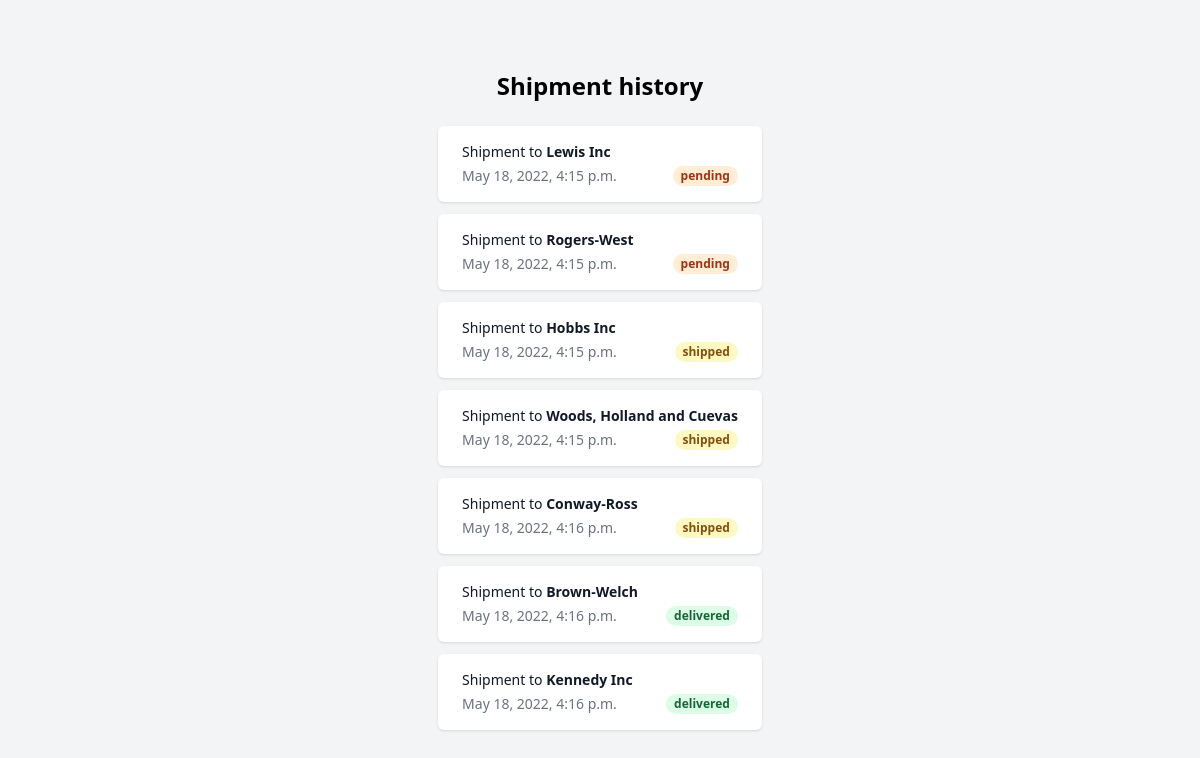
The page / on the database its author committed.
### shipments/models.py (models this page shows, shortened)
class Shipment(TimeStampedModel):
    STATUS = Choices("pending", "shipped", "delivered")
    shipping_address = models.TextField("Shipping address")
    billing_address = models.TextField("Billing address")
    products_price = models.DecimalField(decimal_places=8, max_digits=16)
    delivery_code = models.IntegerField()
    status = StatusField(choices=STATUS)
    user = models.ForeignKey("users.User", null=True, on_delete=models.SET_NULL)
    shipped_date = models.DateTimeField(null=True, blank=True)
    delivery_date = models.DateTimeField(null=True, blank=True)
    reference_id = models.CharField("Reference ID", max_length=20)

### users/models.py (models this page shows)
class User(AbstractUser):
    company = models.ForeignKey("users.Company", on_delete=models.CASCADE, null=True)

class Company(TimeStampedModel):
    name = models.CharField(max_length=1025)
    address = models.TextField()
    vat_id = models.CharField(max_length=255)

### shipments/views.py (the view)
# urls.py: path("", views.ShipmentListView.as_view(), name="index"),
class ShipmentListView(generic.ListView):
    template_name = "list.html"
    model = Shipment
    context_object_name = "shipments"
    queryset = Shipment.objects.all().select_related("user", "user__company")

### shipments/templates/list.html
{% extends "base.html" %}
{% block main %}
    <div class="min-h-screen bg-gray-100 flex justify-center items-center">
        <div>
        <h3 class="text-center mb-6 font-semibold text-2xl">Shipment history</h3>
            <ul role="list" class="space-y-3 w-full">
                {% for shipment in shipments %}
                    <li class="bg-white hover:bg-gray-100 shadow overflow-hidden px-4 py-4 sm:px-6 sm:rounded-md">
                        <a href="{% url "shipments:detail" pk=shipment.id %}">
                            <p class="text-sm font-medium  text-gray-900">Shipment to <span
                                class="text-gray-900 font-semibold">{{ shipment.user.company.name }}</span></p>
                        <div class="flex justify-between mt-1">
                            <p class="text-sm text-gray-500">{{ shipment.created }}</p>
                        <div class="ml-2 flex-shrink-0 flex">
                            {% if shipment.status == "shipped" %}
                                <p class="px-2 inline-flex text-xs leading-5 font-semibold rounded-full bg-yellow-100 text-yellow-800">{{ shipment.status }}</p>
                            {% elif shipment.status == "pending" %}
                                <p class="px-2 inline-flex text-xs leading-5 font-semibold rounded-full bg-orange-100 text-orange-800">{{ shipment.status }}</p>
                            {% else %}
                                <p class="px-2 inline-flex text-xs leading-5 font-semibold rounded-full bg-green-100 text-green-800">{{ shipment.status }}</p>
                            {% endif %}
                        </div>
                        </div>
                        </a>
                    </li>
                {% endfor %}
            </ul>
        </div>
    </div>
{% endblock %}

### shipments/templates/base.html (shortened to what this page needs)
<!doctype html>
<html>
<head>
  <script src="https://cdn.tailwindcss.com"></script>
</head>
<body>
    {% block main %}
    {% endblock main %}
</body>
</html>

### rows shown on the page
Shipment: user.company.name "Lewis Inc", created "May 18, 2022, 4:15 p.m.", status "pending"
Shipment: user.company.name "Rogers-West", created "May 18, 2022, 4:15 p.m.", status "pending"
Shipment: user.company.name "Hobbs Inc", created "May 18, 2022, 4:15 p.m.", status "shipped"
Shipment: user.company.name "Woods, Holland and Cuevas", created "May 18, 2022, 4:15 p.m.", status "shipped"
Shipment: user.company.name "Conway-Ross", created "May 18, 2022, 4:16 p.m.", status "shipped"
Shipment: user.company.name "Brown-Welch", created "May 18, 2022, 4:16 p.m.", status "delivered"
Shipment: user.company.name "Kennedy Inc", created "May 18, 2022, 4:16 p.m.", status "delivered"
